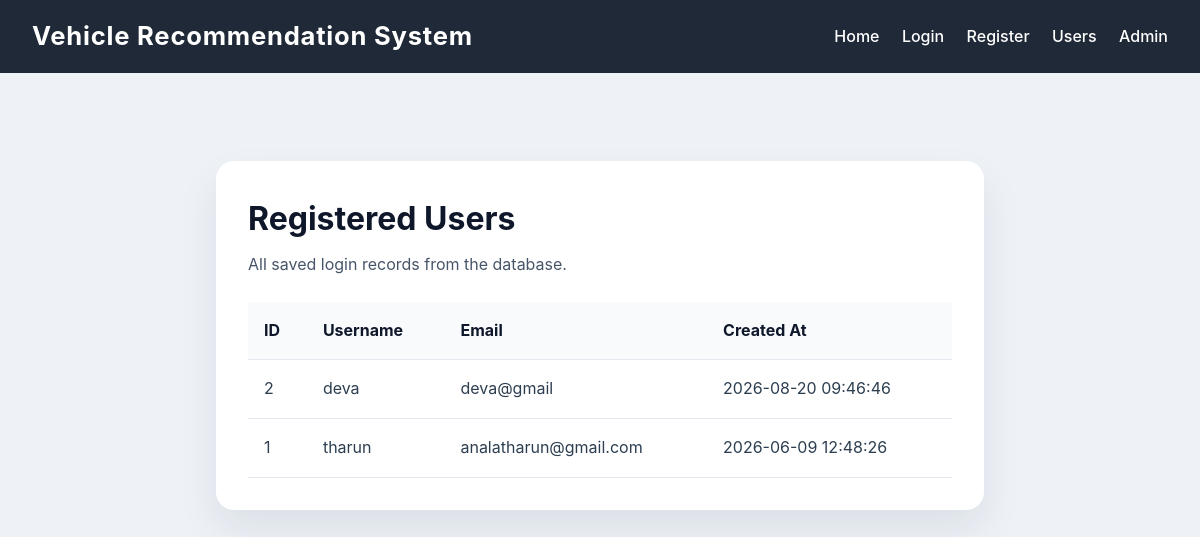
Screenshot of /users with the database file from the repository.
### tables this page shows
CREATE TABLE users (
            user_id INTEGER PRIMARY KEY AUTOINCREMENT,
            username TEXT UNIQUE NOT NULL,
            email TEXT UNIQUE NOT NULL,
            password TEXT NOT NULL,
            created_at TIMESTAMP DEFAULT CURRENT_TIMESTAMP
        );

### app.py (the view)
@app.route('/users')
def users():
    rows = get_users()
    return render_template('users.html', users=rows)

### app.py (called while the page is built)
def get_db_connection():
    conn = sqlite3.connect(DATABASE)
    conn.row_factory = sqlite3.Row
    return conn

def get_users():
    conn = get_db_connection()
    cursor = conn.cursor()
    cursor.execute('SELECT user_id, username, email, created_at FROM users ORDER BY created_at DESC')
    rows = cursor.fetchall()
    conn.close()
    return rows

### templates/users.html (shortened to what this page needs)
<!DOCTYPE html>
<html lang="en">
<head>
    <link rel="stylesheet" href="{{ url_for('static', filename='css/style.css') }}">
</head>
<body>
    <nav>
        <div class="navbar">
            <h1>Vehicle Recommendation System</h1>
            <ul>
                <li><a href="/">Home</a></li>
                <li><a href="/login">Login</a></li>
                <li><a href="/register">Register</a></li>
                <li><a href="/users">Users</a></li>
                <li><a href="{{ url_for('admin_login') }}">Admin</a></li>
            </ul>
        </div>
    </nav>
    <main>
        <section class="users-page">
            <div class="container">
                <div class="section-header">
                    <h2>Registered Users</h2>
                    <p>All saved login records from the database.</p>
                </div>
                <div class="table-wrap">
                    <table>
                        <thead>
                            <tr>
                                <th>ID</th>
                                <th>Username</th>
                                <th>Email</th>
                                <th>Created At</th>
                            </tr>
                        </thead>
                        <tbody>
                            {% for user in users %}
                                <tr>
                                    <td>{{ user['user_id'] }}</td>
                                    <td>{{ user['username'] }}</td>
                                    <td>{{ user['email'] }}</td>
                                    <td>{{ user['created_at'] }}</td>
                                </tr>
                            {% else %}
                                <tr><td colspan="4">No registered users yet.</td></tr>
                            {% endfor %}
                        </tbody>
                    </table>
                </div>
            </div>
        </section>
    </main>
</body>
</html>

### static/css/style.css (style rules this page uses)
* { margin: 0; padding: 0; box-sizing: border-box; }
body { font-family: 'Inter', Arial, sans-serif; background-color: #eef2f7; color: #2c3e50; line-height: 1.6; }
a { color: inherit; }
.navbar { background-color: #1f2937; color: white; padding: 1rem 2rem; display: flex; justify-content: space-between; align-items: center; flex-wrap: wrap; }
.navbar h1 { font-size: 1.6rem; letter-spacing: 0.03em; }
.navbar ul { list-style: none; display: flex; gap: 1.4rem; flex-wrap: wrap; }
.navbar a { color: white; text-decoration: none; font-weight: 500; transition: color 0.3s ease; }
.hero-form .panel, .auth-page .auth-container, .users-page .container, .featured-section, .results-page .container { background: white; border-radius: 18px; box-shadow: 0 20px 40px rgba(15, 23, 42, 0.08); padding: 2rem; }
.form-group label, .section-header h2, .section-header p, .filter-summary div, .auth-container h2, .auth-container p { color: #0f172a; }
.container { max-width: 1200px; margin: 2rem auto; padding: 0 1rem; }
.section-header { margin-bottom: 1.5rem; }
.section-header h2 { font-size: 2rem; margin-bottom: 0.5rem; }
.section-header p { color: #475569; }
.auth-page, .users-page { max-width: 800px; margin: 2.5rem auto; padding: 1rem; }
.table-wrap { overflow-x: auto; }
table { width: 100%; border-collapse: collapse; min-width: 700px; }
table th, table td { padding: 1rem 1rem; text-align: left; border-bottom: 1px solid #e2e8f0; }
table th { background: #f8fafc; color: #0f172a; }

### rows the page displays
users: user_id "2", username "deva", email "deva@gmail", created_at "2026-08-20 09:46:46"
users: user_id "1", username "tharun", email "analatharun@gmail.com", created_at "2026-06-09 12:48:26"
